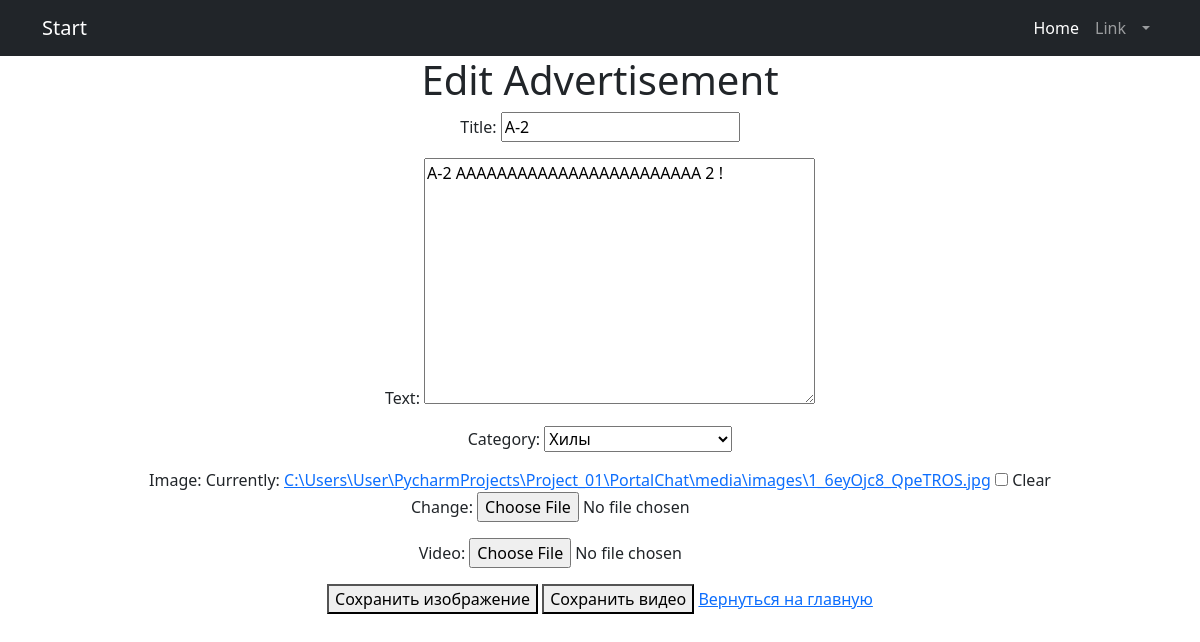
The app's page /accounts/advertisement/update/2/ (signed in), older data.
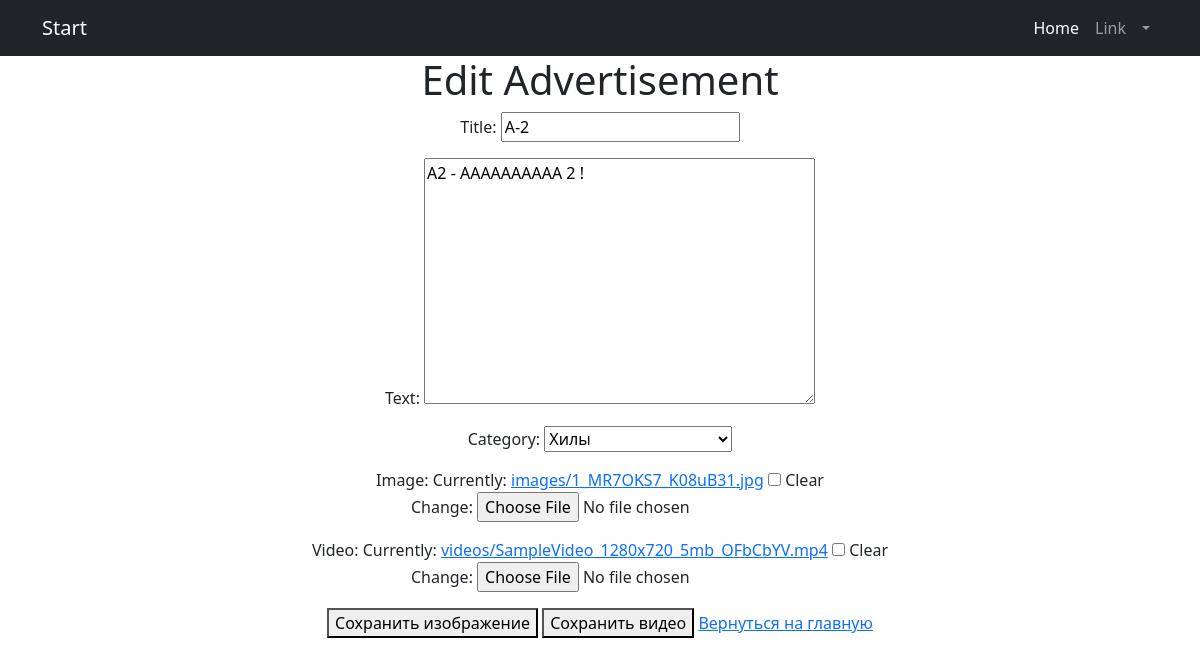
The same page, newer data.
### chat/models.py (models this page shows, shortened)
class Advertisement(models.Model):
    user = models.ForeignKey(settings.AUTH_USER_MODEL, on_delete=models.CASCADE)
    title = models.CharField(max_length=100)
    text = models.TextField()
    image = models.ImageField(upload_to='images/', blank=True, null=True)
    video = models.FileField(upload_to='videos/', blank=True, null=True)
    content = RichTextField()
    category_choices = [
        ('Tanks', 'Танки'),
        ('Healers', 'Хилы'),
        ('DPS', 'ДД'),
        ('Traders', 'Торговцы'),
        ('Guild Masters', 'Гилдмастеры'),
        ('Quest Givers', 'Квестгиверы'),
        ('Blacksmiths', 'Кузнецы'),
        ('Leatherworkers', 'Кожевники'),
        ('Alchemists', 'Зельевары'),
        ('Spellcasters', 'Мастера заклинаний'),
    ]
    category = models.CharField(max_length=20, choices=category_choices)

### chat/views.py (the view, shortened to what this page needs)
# urls.py: path('advertisement/update/<int:pk>/', AdvertisementUpdateView.as_view(), name='advertisement_update'),
class AdvertisementUpdateView(LoginRequiredMixin, UpdateView):
    model = Advertisement
    fields = ['title', 'text', 'category', 'image', 'video']
    template_name = 'advertisement_update.html'
    def dispatch(self, request, *args, **kwargs):
        obj = self.get_object()
        if obj.user != self.request.user:
            raise PermissionDenied
        return super().dispatch(request, *args, **kwargs)
    success_url = reverse_lazy('home')

### chat/templates/advertisement_update.html (shortened to what this page needs)
{% extends 'default.html' %}
{% block content %}
<html>
<head>
</head>
<body>
    <h1>Edit Advertisement</h1>
    <form method="POST" enctype="multipart/form-data">
    {{ form.as_p }}
    <button type="submit" name="action" value="save_image">Сохранить изображение</button>
    <button type="submit" name="action" value="save_video">Сохранить видео</button>
    <a href="{% url 'home' %}">Вернуться на главную</a>
</form>
</body>
</html>
{% endblock %}

Row changes from the older to the newer data that the page shows:
changed Advertisement "Хилы": text "A-2 AAAAAAAAAAAAAAAAAAAAAAAA 2 !" → "A2 - AAAAAAAAAA 2 !"
Text that changed along with them:
form field as_p: (not shown) → "☐"
text no longer shown: "Title: Text: Category: Image: Currently: C:\\Users\\User\\PycharmProjects\\Project_01\\PortalChat\\media\\images\\1_6eyOjc8_QpeTROS.jpg Clear Change: Video:"
text now shown: "Title: Text: Category: Image: Currently: images/1_MR7OKS7_K08uB31.jpg Clear Change: Video: Currently: videos/SampleVideo_1280x720_5mb_OFbCbYV.mp4 Clear Change:"
